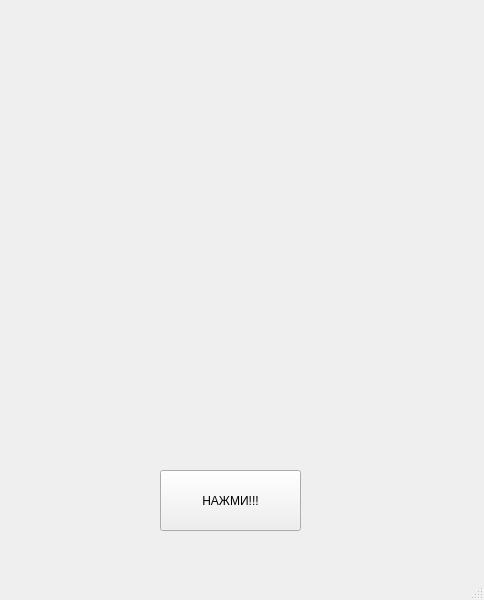
<?xml version="1.0" encoding="UTF-8"?>
<ui version="4.0">
 <class>MainWindow</class>
 <widget class="QMainWindow" name="MainWindow">
  <property name="geometry">
   <rect>
    <x>0</x>
    <y>0</y>
    <width>484</width>
    <height>600</height>
   </rect>
  </property>
  <property name="windowTitle">
   <string>MainWindow</string>
  </property>
  <widget class="QWidget" name="centralwidget">
   <widget class="QPushButton" name="btn">
    <property name="geometry">
     <rect>
      <x>160</x>
      <y>470</y>
      <width>141</width>
      <height>61</height>
     </rect>
    </property>
    <property name="text">
     <string>НАЖМИ!!!</string>
    </property>
   </widget>
  </widget>
  <widget class="QMenuBar" name="menubar">
   <property name="geometry">
    <rect>
     <x>0</x>
     <y>0</y>
     <width>484</width>
     <height>26</height>
    </rect>
   </property>
  </widget>
  <widget class="QStatusBar" name="statusbar"/>
 </widget>
 <resources/>
 <connections/>
</ui>
